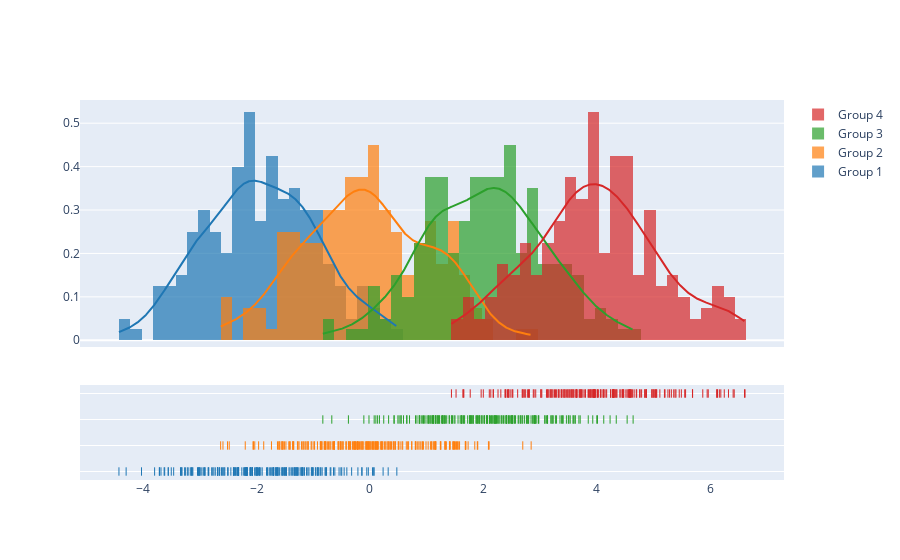

Notebook cell for this chart:
### Code cell
import plotly.figure_factory as ff

# Add histogram data
x1 = np.random.randn(200) - 2
x2 = np.random.randn(200)
x3 = np.random.randn(200) + 2
x4 = np.random.randn(200) + 4

# Group data together
hist_data = [x1, x2, x3, x4]

group_labels = ['Group 1', 'Group 2', 'Group 3', 'Group 4']

# Create distplot with custom bin_size
fig = ff.create_distplot(hist_data, group_labels, bin_size=.2)
fig.show()

### Figure 1 — Plotly figure (JSON) as saved in the notebook; plotly's stock layout.template omitted (floating-point values rounded to 4 significant figures; data arrays with more than 128 entries replaced by an {"elided": "..."} marker saying what was removed)
{"data": [{"autobinx": false, "histnorm": "probability density", "legendgroup": "Group 1", "marker": {"color": "rgb(31, 119, 180)"}, "name": "Group 1", "opacity": 0.7, "type": "histogram", "x": {"elided": "200 float values"}, "xaxis": "x", "xbins": {"end": 0.4737, "size": 0.2, "start": -4.425}, "yaxis": "y"}, {"autobinx": false, "histnorm": "probability density", "legendgroup": "Group 2", "marker": {"color": "rgb(255, 127, 14)"}, "name": "Group 2", "opacity": 0.7, "type": "histogram", "x": {"elided": "200 float values"}, "xaxis": "x", "xbins": {"end": 2.841, "size": 0.2, "start": -2.632}, "yaxis": "y"}, {"autobinx": false, "histnorm": "probability density", "legendgroup": "Group 3", "marker": {"color": "rgb(44, 160, 44)"}, "name": "Group 3", "opacity": 0.7, "type": "histogram", "x": {"elided": "200 float values"}, "xaxis": "x", "xbins": {"end": 4.639, "size": 0.2, "start": -0.8309}, "yaxis": "y"}, {"autobinx": false, "histnorm": "probability density", "legendgroup": "Group 4", "marker": {"color": "rgb(214, 39, 40)"}, "name": "Group 4", "opacity": 0.7, "type": "histogram", "x": {"elided": "200 float values"}, "xaxis": "x", "xbins": {"end": 6.612, "size": 0.2, "start": 1.436}, "yaxis": "y"}, {"legendgroup": "Group 1", "marker": {"color": "rgb(31, 119, 180)"}, "mode": "lines", "name": "Group 1", "showlegend": false, "type": "scatter", "x": {"elided": "500 float values"}, "xaxis": "x", "y": {"elided": "500 float values"}, "yaxis": "y"}, {"legendgroup": "Group 2", "marker": {"color": "rgb(255, 127, 14)"}, "mode": "lines", "name": "Group 2", "showlegend": false, "type": "scatter", "x": {"elided": "500 float values"}, "xaxis": "x", "y": {"elided": "500 float values"}, "yaxis": "y"}, {"legendgroup": "Group 3", "marker": {"color": "rgb(44, 160, 44)"}, "mode": "lines", "name": "Group 3", "showlegend": false, "type": "scatter", "x": {"elided": "500 float values"}, "xaxis": "x", "y": {"elided": "500 float values"}, "yaxis": "y"}, {"legendgroup": "Group 4", "marker": {"color": "rgb(214, 39, 40)"}, "mode": "lines", "name": "Group 4", "showlegend": false, "type": "scatter", "x": {"elided": "500 float values"}, "xaxis": "x", "y": {"elided": "500 float values"}, "yaxis": "y"}, {"legendgroup": "Group 1", "marker": {"color": "rgb(31, 119, 180)", "symbol": "line-ns-open"}, "mode": "markers", "name": "Group 1", "showlegend": false, "type": "scatter", "x": {"elided": "200 float values"}, "xaxis": "x", "y": {"elided": "200 str values"}, "yaxis": "y2"}, {"legendgroup": "Group 2", "marker": {"color": "rgb(255, 127, 14)", "symbol": "line-ns-open"}, "mode": "markers", "name": "Group 2", "showlegend": false, "type": "scatter", "x": {"elided": "200 float values"}, "xaxis": "x", "y": {"elided": "200 str values"}, "yaxis": "y2"}, {"legendgroup": "Group 3", "marker": {"color": "rgb(44, 160, 44)", "symbol": "line-ns-open"}, "mode": "markers", "name": "Group 3", "showlegend": false, "type": "scatter", "x": {"elided": "200 float values"}, "xaxis": "x", "y": {"elided": "200 str values"}, "yaxis": "y2"}, {"legendgroup": "Group 4", "marker": {"color": "rgb(214, 39, 40)", "symbol": "line-ns-open"}, "mode": "markers", "name": "Group 4", "showlegend": false, "type": "scatter", "x": {"elided": "200 float values"}, "xaxis": "x", "y": {"elided": "200 str values"}, "yaxis": "y2"}], "layout": {"barmode": "overlay", "hovermode": "closest", "legend": {"traceorder": "reversed"}, "xaxis": {"anchor": "y2", "domain": [0.0, 1.0], "zeroline": false}, "yaxis": {"anchor": "free", "domain": [0.35, 1], "position": 0.0}, "yaxis2": {"anchor": "x", "domain": [0, 0.25], "dtick": 1, "showticklabels": false}}}
